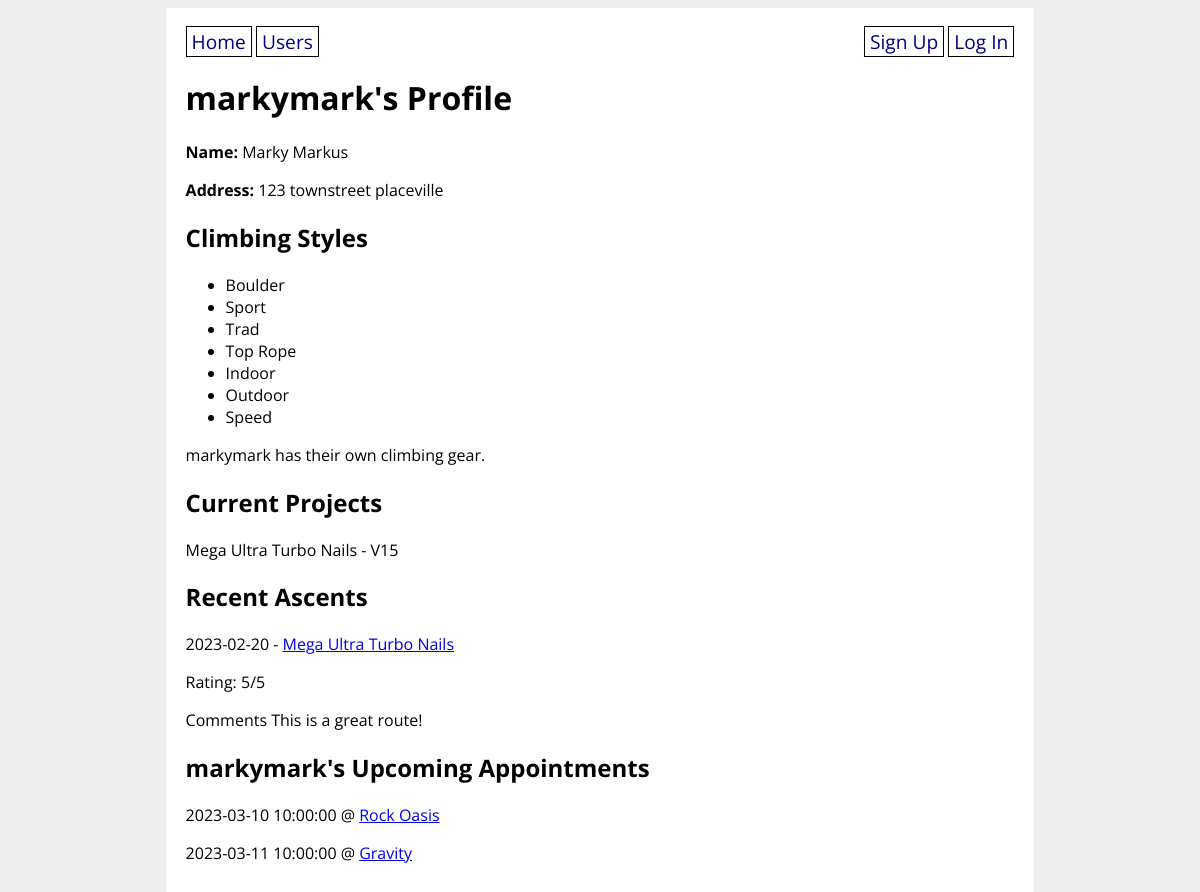
The app's page /profile/3, older data.
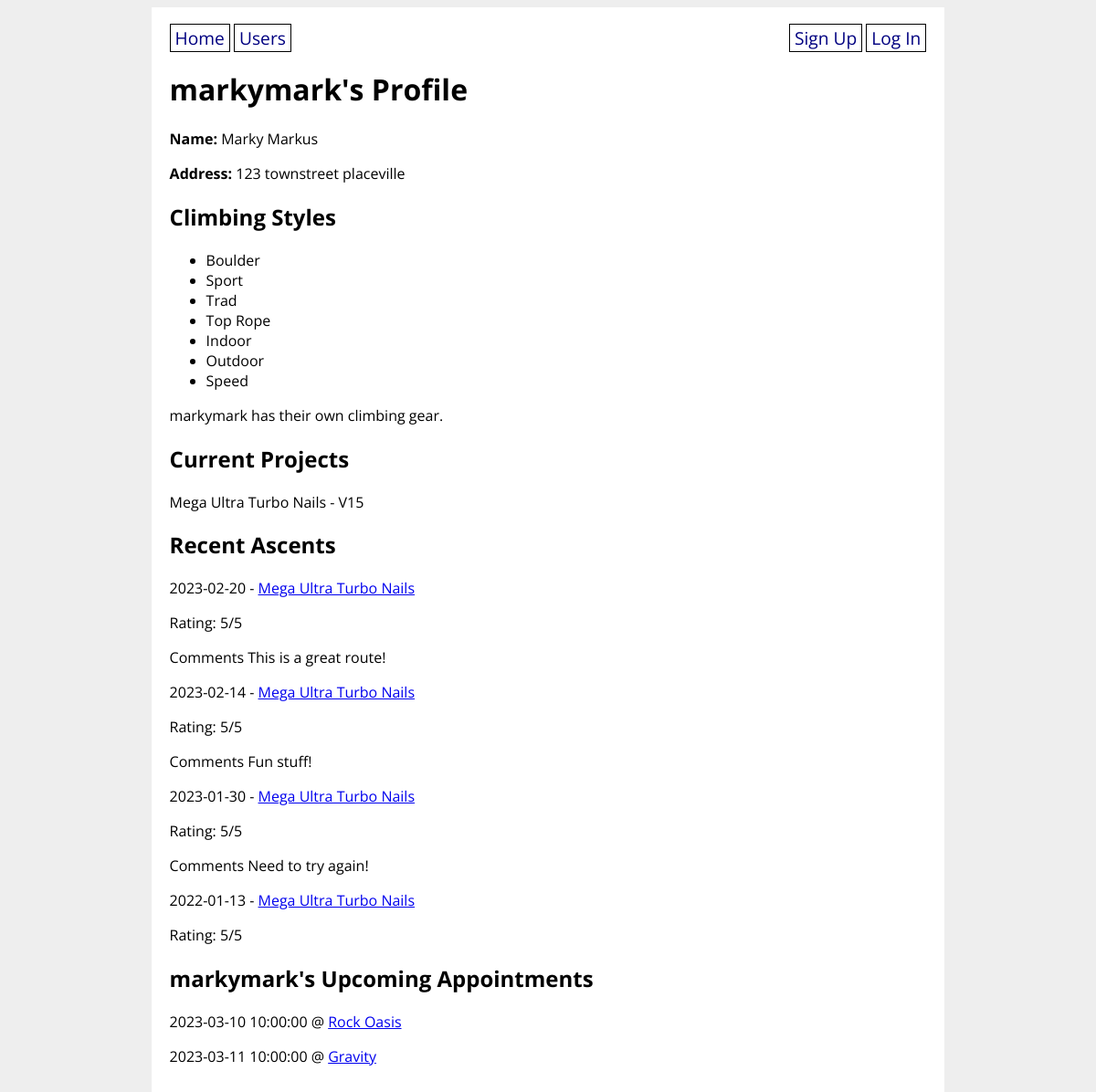
The same page, newer data.
### climbunity_app/models.py (models this page shows, shortened)
class User(UserMixin, db.Model):
    id = db.Column(db.Integer, primary_key=True)
    username = db.Column(db.String(80), nullable=False, unique=True)
    password = db.Column(db.String(200), nullable=False)
    email = db.Column(db.String(200), nullable=False)
    first_name = db.Column(db.String(50), nullable=False)
    last_name = db.Column(db.String(50), nullable=False)
    address = db.Column(db.String(200), nullable=False)
    has_gear = db.Column(db.Boolean, nullable=False)
    user_projects = db.relationship('Route',
        secondary='user_project_lists', back_populates='projecting_users'
    )
    user_appointments = db.relationship('Appointment',
        secondary='appointment_guests', back_populates='appointment_attendants'
    )
    user_does_styles = db.relationship('Style',
        secondary='user_style_lists', back_populates='climber_styles'
    )

class Style(db.Model):
    id = db.Column(db.Integer, primary_key=True)
    style = db.Column(db.String(8))
    climber_styles = db.relationship('User',
        secondary='user_style_lists', back_populates='user_does_styles'
    )
    route_styles = db.relationship('Route',
        secondary='route_style_lists', back_populates='possible_route_styles'
    )
    def __str__(self):
        return f'{self.style}'

class Route(db.Model):
    id = db.Column(db.Integer, primary_key=True)
    venue_id = db.Column(db.Integer, db.ForeignKey('venue.id'), nullable=False)
    setter_id = db.Column(db.Integer, db.ForeignKey('user.id'))
    name = db.Column(db.String(80), nullable=False)
    grade = db.Column(db.String(10), nullable=False)
    photo_url = db.Column(URLType)
    route_set_date = db.Column(db.Date)
    route_takedown_date = db.Column(db.Date)
    projecting_users = db.relationship('User',
        secondary='user_project_lists', back_populates='user_projects'
    )
    ascents_on_route = db.relationship('Ascent',
        secondary='route_ascent_lists', back_populates='routes_ascended'
    )
    possible_route_styles = db.relationship('Style',
        secondary='route_style_lists', back_populates='route_styles'
    )
    route_tags = db.relationship('Tag',
        secondary='route_tag_lists', back_populates='tagged_routes'
    )

class Ascent(db.Model):
    id = db.Column(db.Integer, primary_key=True)
    user_id = db.Column(db.Integer, db.ForeignKey('user.id'), nullable=False)
    route_id = db.Column(db.Integer, db.ForeignKey('route.id'), nullable=False)
    send_date = db.Column(db.Date)
    send_type = db.Column(db.Enum(SendType))
    send_rating = db.Column(db.Integer)
    send_comments = db.Column(db.String)
    routes_ascended = db.relationship('Route',
        secondary="route_ascent_lists", back_populates='ascents_on_route'
    )

class Appointment(db.Model):
    id = db.Column(db.Integer, primary_key=True)
    created_by = db.Column(db.Integer, db.ForeignKey('user.id'), nullable=False)
    venue_id = db.Column(db.Integer, db.ForeignKey('venue.id'), nullable=False)
    appointment_datetime = db.Column(db.DateTime, nullable=False)
    appointment_attendants = db.relationship('User',
        secondary='appointment_guests', back_populates='user_appointments'
    )
    appointment_venues = db.relationship('Venue',
        secondary='venue_bookings', back_populates='booked_appointments'
    )

class Venue(db.Model):
    id = db.Column(db.Integer, primary_key=True)
    name = db.Column(db.String(80), nullable=False)
    address = db.Column(db.String(80), nullable=False)
    open_hours = db.Column(db.String(1000))
    description = db.Column(db.String(1000))
    booked_appointments = db.relationship('Appointment',
        secondary='venue_bookings', back_populates='appointment_venues'
    )
    def __str__(self):
        return f'{self.name}'

### climbunity_app/main/routes.py (the view)
@main.route('/profile/<user_id>', methods=['GET', 'POST'])
def user_detail(user_id):
    routes = Route.query.all()
    user = User.query.get(user_id)
    ascents = Ascent.query.filter_by(user_id=user_id).limit(5).all()
    if current_user == user:
        form = SignUpForm(obj=user)
        return render_template('user_detail.html', routes=routes, ascents=ascents, user=user, form=form)
    else:
        user = User.query.get(user_id)
    return render_template('user_detail.html', routes=routes, ascents=ascents, user=user)

### climbunity_app/templates/user_detail.html (shortened to what this page needs)
{% extends 'base.html' %}
{% block content %}
<h1> {{ user.username }}'s Profile</h1>
<p><strong>Name: </strong> {{ user.first_name }} {{ user.last_name }}</p>
<p><strong>Address: </strong> {{ user.address }}</p>
<h2>Climbing Styles</h2>
{% if user.user_does_styles %}
    <ul>
        {% for style in user.user_does_styles %}
            <li>{{ style }}</li>
        {% endfor %}
    </ul>
{% endif %}
{% if user.has_gear %}
    <p>{{ user.username }} has their own climbing gear.</p>
{% else %}
    <p>{{ user.username }} does not have their own climbing gear.</p>
{% endif %}
<h2>Current Projects</h2>
{% if user.user_projects %}
    {% for route in user.user_projects%}
        <div>{{ route.name }} - {{ route.grade }}
        </div>
    {% endfor %}
{% else %}
<p>No projects are currently being tracked.</p>
{% endif %}
<h2>Recent Ascents</h2>
{% if ascents %}
    <div>
        {% for ascent in ascents %}
            <p>{{ ascent.send_date }} - <a href="/route/{{ ascent.route_id }}" > {{ ascent.routes_ascended[0].name }}</a></p>
            {% if ascent.send_rating %}
                <p>Rating: {{ ascent.send_rating }}/5</p>
            {% endif %}
            {% if ascent.send_comments %}
                <p>Comments {{ ascent.send_comments }}</p>
            {% endif %}
        {% endfor %}
    </div>
{% else %}
    {% if current_user.id == user.id %}
        You haven't logged any ascents yet!
    {% else %}
        {{ user.first_name }} {{ user.last_name }} has not logged any ascents yet!
    {% endif %}
{% endif %}
{% if user == current_user %}
    <h2>Your Upcoming Appointments</h2>
    {% if user.user_appointments %}
        <div>
            {% for appointment in user.user_appointments %}
                <p>{{ appointment.appointment_datetime }} @ <a href="/venue/{{ appointment.venue_id }}" >{{ appointment.appointment_venues[0] }}</a></p>
                <form method="POST" action="/delete_appointment/{{ appointment.id }}">
                    <input type="submit" value="Delete appointment">
                </form>
            {% endfor %}
        </div>
    {% else %}
        <p>You have no appointments yet!</p>
    {% endif %}
    <h2>Edit your information</h2>
    <form action="/edit_profile/{{ current_user.id }}" method="POST">
        {{ form.csrf_token }}
        <fieldset>
        {{ form.first_name.label }}
        {{ form.first_name }}
        <ul>
        {% for error in form.first_name.errors %}
            <li class="error">{{ error }}</li>
        {% endfor %}
        </ul>
        {{ form.last_name.label }}
        {{ form.last_name }}
        <ul>
        {% for error in form.last_name.errors %}
            <li class="error">{{ error }}</li>
        {% endfor %}
        </ul>
        {{ form.address.label }}
        {{ form.address }}
        <ul>
        {% for error in form.address.errors %}
            <li class="error">{{ error }}</li>
        {% endfor %}
        </ul>
        {{ form.climber_styles.label }}
        {{ form.climber_styles }}
        <ul>
        {% for error in form.climber_styles.errors %}
            <li class="error">{{ error }}</li>
        {% endfor %}
        </ul>
        {{ form.has_gear.label }}
        {{ form.has_gear }}
        <ul>
        {% for error in form.has_gear.errors %}
            <li class="error">{{ error }}</li>
        {% endfor %}
        </ul>
        {{ form.edit }}
    </fieldset>
</form>
{% else %}
    <h2>{{ user.username }}'s Upcoming Appointments</h2>
    {% if user.user_appointments %}
    <div>
        {% for appointment in user.user_appointments %}
        <p>{{ appointment.appointment_datetime }} @ <a href="/venue/{{ appointment.venue_id }}" >{{ appointment.appointment_venues[0] }}</a>
        {% endfor %}
    </div>
    {% endif %}
{% endif %}
{% endblock %}

### climbunity_app/templates/base.html (shortened to what this page needs)
<!DOCTYPE html>
<html>
    <head>
        <link rel="stylesheet" href="/static/style.css">
    </head>
    <body>
        <div id="content">
            <nav>
                <div>
                    <a href="/">Home</a>
                    <a href="/users">Users</a>
                </div>
                <div>
                    {% if current_user.is_authenticated %}
                        <a href="/new_venue">New Venue</a>
                        <a href="/new_route">New Route</a>
                        <a href="/new_appointment">New Appointment</a>
                        <a href="/logout">Log Out</a>
                    {% else %}
                        <a href="/signup">Sign Up</a>
                        <a href="/login">Log In</a>
                    {% endif %}
                </div>
            </nav>
            {% block content %}{% endblock %}
        </div>
    </body>
</html>

### climbunity_app/static/style.css (style rules this page uses)
body { display: flex; flex-direction: column; align-items: center; background-color: #eee; font-family: 'Open Sans', sans-serif; }
#content { width: 70%; background-color: white; padding: 20px; }
nav { width: 100%; display: flex; flex-direction: row; justify-content: space-between; }
nav a { color: navy; text-decoration: none; border: 1px solid black; padding: 1px 5px; font-size: 1.2em; }

Row changes from the older to the newer data that the page shows:
added Ascent: send_date "2023-02-14", name "Mega Ultra Turbo Nails", send_rating "5", send_comments "Fun stuff!"
added Ascent: send_date "2023-01-30", name "Mega Ultra Turbo Nails", send_rating "5", send_comments "Need to try again!"
added Ascent: send_date "2022-01-13", name "Mega Ultra Turbo Nails", send_rating "5"
